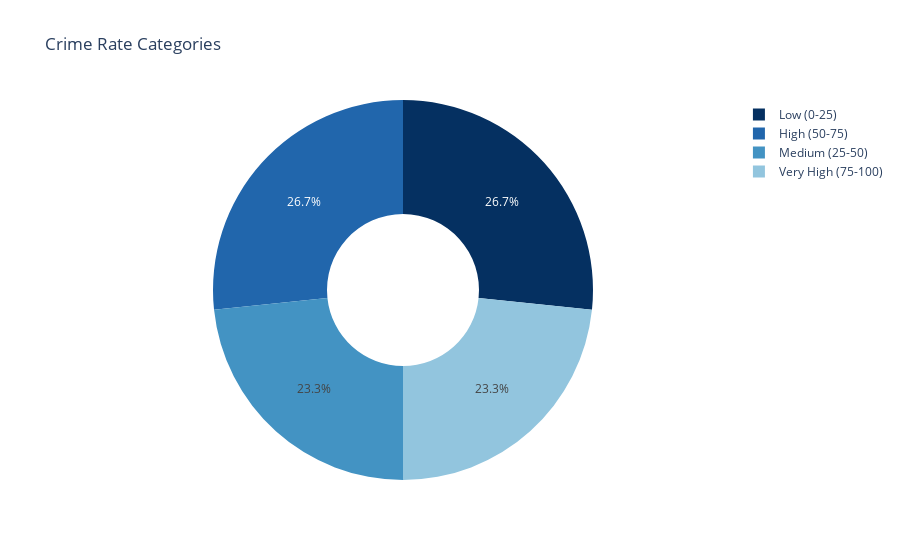

The notebook cell saved with this chart:
### Code cell
crime_ranges = pd.cut(data['CrimeRate'], bins=[0, 25, 50, 75, 100], 
                             labels=['Low (0-25)', 'Medium (25-50)', 'High (50-75)', 'Very High (75-100)'])
crime_range_counts = crime_ranges.value_counts()
        
fig7 = px.pie(values=crime_range_counts.values, names=crime_range_counts.index,
                     title="Crime Rate Categories",
                     color_discrete_sequence=px.colors.sequential.RdBu_r,
                     hole=0.4)
fig7.show()

### Figure 1 — Plotly figure (JSON) as saved in the notebook; plotly's stock layout.template omitted (floating-point values rounded to 4 significant figures)
{"data": [{"domain": {"x": [0, 1], "y": [0, 1]}, "hole": 0.4, "hovertemplate": "label=%{label}<br>value=%{value}<extra></extra>", "labels": ["Low (0-25)", "High (50-75)", "Medium (25-50)", "Very High (75-100)"], "legendgroup": "", "name": "", "showlegend": true, "type": "pie", "values": [80, 80, 70, 70]}], "layout": {"legend": {"tracegroupgap": 0}, "piecolorway": ["rgb(5,48,97)", "rgb(33,102,172)", "rgb(67,147,195)", "rgb(146,197,222)", "rgb(209,229,240)", "rgb(247,247,247)", "rgb(253,219,199)", "rgb(244,165,130)", "rgb(214,96,77)", "rgb(178,24,43)", "rgb(103,0,31)"], "title": {"text": "Crime Rate Categories"}}}
